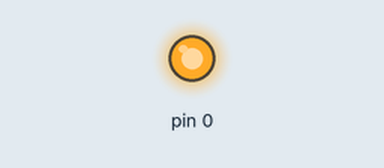
A sketch run on a simulated Arduino Uno, built for the host (arithmetic inside an expression is 32-bit, double 64-bit). Shown: output pins drawn as LEDs (lit = HIGH).

Above: at 0.75 s.
At 10.5 s:
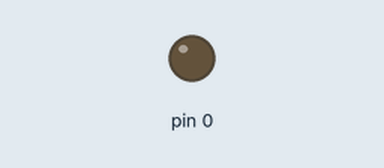
Timing chart, 0 to 14.3 s (numbered marks = the images above):
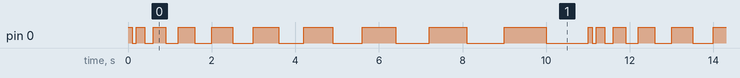

Measured:
- by itself, pin 0: repeats every 11.0 s: LOW 0.10 s, HIGH 0.20 s, LOW 0.20 s, HIGH 0.30 s, LOW 0.30 s, HIGH 0.40 s, LOW 0.40 s, HIGH 0.50 s, LOW 0.50 s, HIGH 0.60 s, LOW 0.60 s, HIGH 0.70 s, LOW 0.70 s, HIGH 0.80 s, LOW 0.80 s, HIGH 0.90 s, LOW 0.90 s, HIGH 1.0 s, LOW 1.0 s, HIGH 0.10 s
- by itself, everything shown: repeats every 11.0 s, in 18 steps

The sketch:

ChangeBlink.ino
```cpp
const int LED = PA0;

void setup() {
  pinMode(LED, OUTPUT);
}

void loop() {
  for(int i=100; i<= 1000; i+=100)
  {
    digitalWrite(LED, HIGH);
    delay(i);
    digitalWrite(LED, LOW);
    delay(i);
  }
}
```
